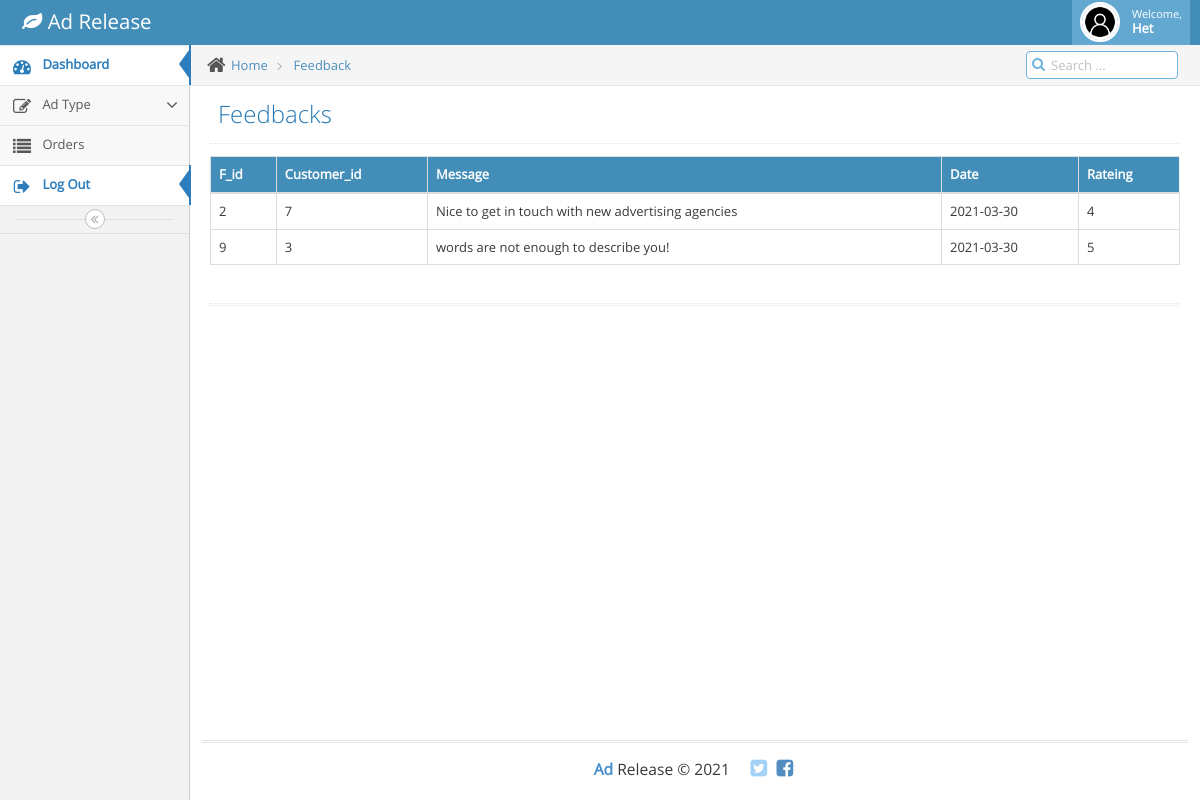
/Company/feedbackview.php (signed in), run on the app's committed database.
### tables this page shows
CREATE TABLE `company` (
  `Agency_id` int(20) NOT NULL,
  `Agency_name` varchar(40) NOT NULL,
  `Email` varchar(50) NOT NULL,
  `Contact` bigint(10) NOT NULL,
  `Owner_name` varchar(40) NOT NULL,
  `Established_date` date NOT NULL,
  `Address` varchar(50) NOT NULL,
  `City` varchar(40) NOT NULL,
  `State` varchar(40) NOT NULL,
  `Request_date` date NOT NULL,
  `Password` varchar(40) NOT NULL,
  `Status` varchar(50) NOT NULL
);

CREATE TABLE `feedback` (
  `F_id` int(20) NOT NULL,
  `Customer_id` int(20) NOT NULL,
  `Message` varchar(50) NOT NULL,
  `Date` date NOT NULL,
  `agency_id` varchar(60) NOT NULL,
  `ratings` int(12) NOT NULL
);

### Company/feedbackview.php (the view, shortened to what this page needs)
<?php
include 'connection.php';
$id = $_SESSION["userid"];
$req = $con->query("select * from feedback Where agency_id='$id'");
?>
<!DOCTYPE html>
<html lang="en">
	<head>
		<link rel="stylesheet" href="assets/css/bootstrap.min.css" />
		<link rel="stylesheet" href="assets/font-awesome/4.5.0/css/font-awesome.min.css" />
		<link rel="stylesheet" href="assets/css/ace.min.css" class="ace-main-stylesheet" id="main-ace-style" />
		<link rel="stylesheet" href="assets/css/ace-skins.min.css" />
		<link rel="stylesheet" href="assets/css/ace-rtl.min.css" />
	</head>
	<body class="no-skin">
		<?php include 'common/header.php';?>
		<div class="main-container ace-save-state" id="main-container">
			<?php include 'common/sidebar.php';?>
			<div class="main-content">
				<div class="main-content-inner">
					<div class="breadcrumbs ace-save-state" id="breadcrumbs">
						<ul class="breadcrumb">
							<li>
								<i class="ace-icon fa fa-home home-icon"></i>
								<a href="dashboard.php">Home</a>
							</li>
							<li>
								<a href="feedback.php">Feedback</a>
							</li>
						</ul>
						<div class="nav-search" id="nav-search">
							<form class="form-search">
								<span class="input-icon">
									<input type="text" placeholder="Search ..." class="nav-search-input" id="nav-search-input" autocomplete="off" />
									<i class="ace-icon fa fa-search nav-search-icon"></i>
								</span>
							</form>
						</div>
					</div>
					<div class="page-content">
						<div class="page-header">
							<h1>
								Feedbacks
							</h1>
						</div>
						<div class="row">
							<div class="col-xs-12">
								<div class="row">
									<div class="col-xs-12">
										<table id="simple-table" class="table  table-bordered table-hover">
											<thead>
												<tr>
													<th>F_id</th>
													<th>Customer_id</th>
													<th>Message</th>
													<th>Date</th>
													<th>Rateing</th>
												</tr>
											</thead>
											<tbody>
												<?php
													while ($row = $req->fetch_object())
												    {
														?>
															<tr>
																<td><?php echo $row->F_id;?></td>
																<td><?php echo $row->Customer_id;?></td>
																<td><?php echo $row->Message;?></td>
																<td><?php echo $row->Date;?></td>
																<td><?php echo $row->ratings;?></td>
															</tr>
														<?php
													}
												?>
											</tbody>
										</table>
									</div>
								</div>
								<div class="hr hr-18 dotted hr-double"></div>
							</div>
						</div>
					</div>
				</div>
			</div>
			<?php include 'common/footer.php';?>
		</div>
	</body>
</html>

### Company/common/header.php (shortened to what this page needs)
<?php
$con = new mysqli("localhost","root", "", "adrelease");
$id = $_SESSION["userid"];
$result = $con->query("select * from company where Agency_id='$id'");
$row = $result->fetch_object();
?>
<div id="navbar" class="navbar navbar-default          ace-save-state">
			<div class="navbar-container ace-save-state" id="navbar-container">
				<div class="navbar-header pull-left">
					<a href="dashboard.php" class="navbar-brand">
						<small>
							<i class="fa fa-leaf"></i>
							Ad Release
						</small>
					</a>
				</div>
				<div class="navbar-buttons navbar-header pull-right" role="navigation">
					<ul class="nav ace-nav">
						<li class="light-blue dropdown-modal">
							<a data-toggle="dropdown" href="#" class="dropdown-toggle">
								<img class="nav-user-photo" src="assets/images/avatars/user.png" alt="Jason's Photo" />
								<span class="user-info">
									<small>Welcome,</small>
								<?php echo "<b>$row->Owner_name</b>"; ?>
								</span>
							</a>
						</li>
					</ul>
				</div>
			</div>
			</div>

### Company/feedbackview.php (style rules this page uses)
th { background-color:#438EB9; color: white; }

### data on the page
company: Owner_name "Het"
feedback: F_id "2", Customer "7", Message "Nice to get in touch with new advertising agencies", Date "2021-03-30", ratings "4"
feedback: F_id "9", Customer "3", Message "words are not enough to describe you!", Date "2021-03-30", ratings "5"
